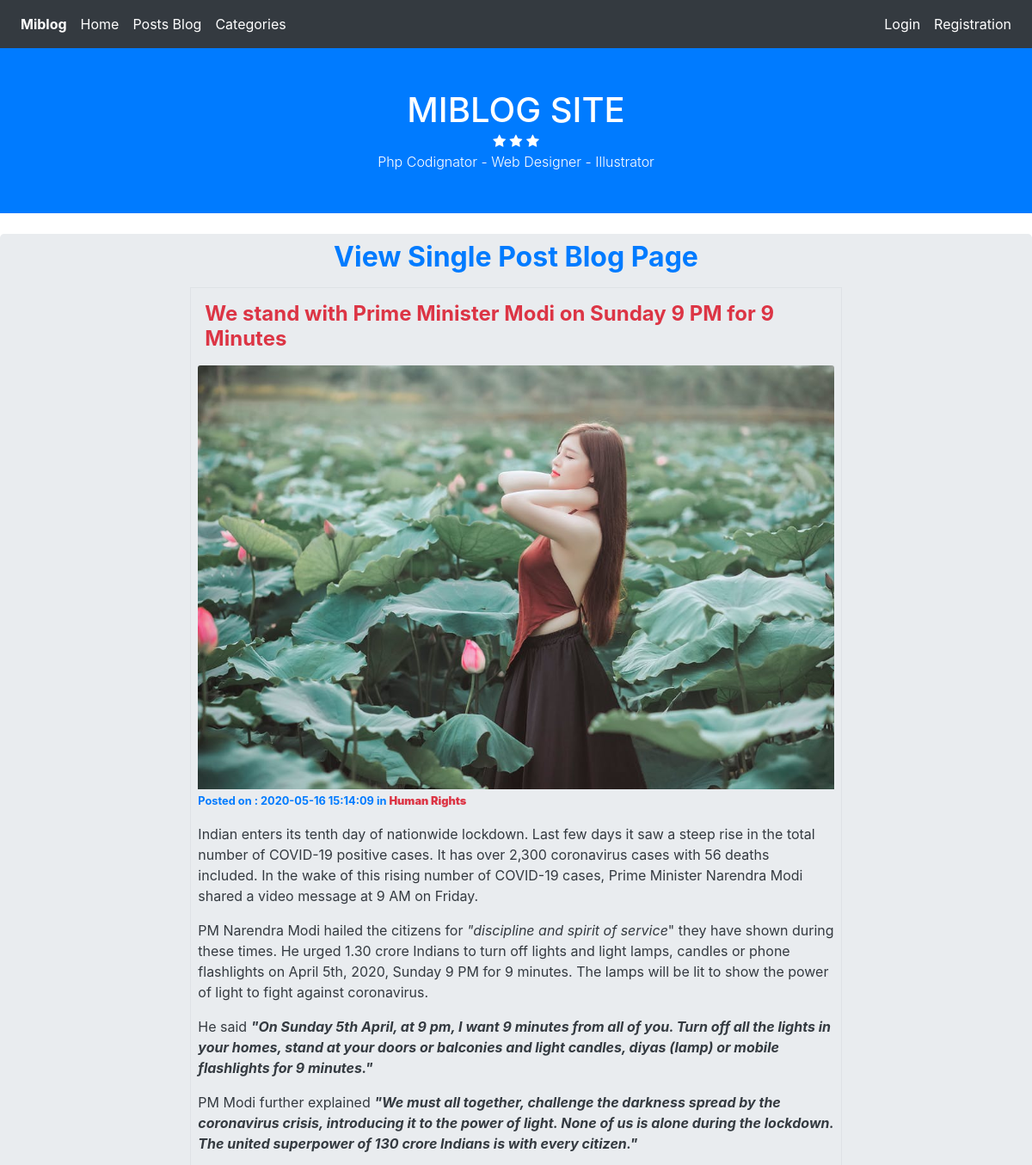
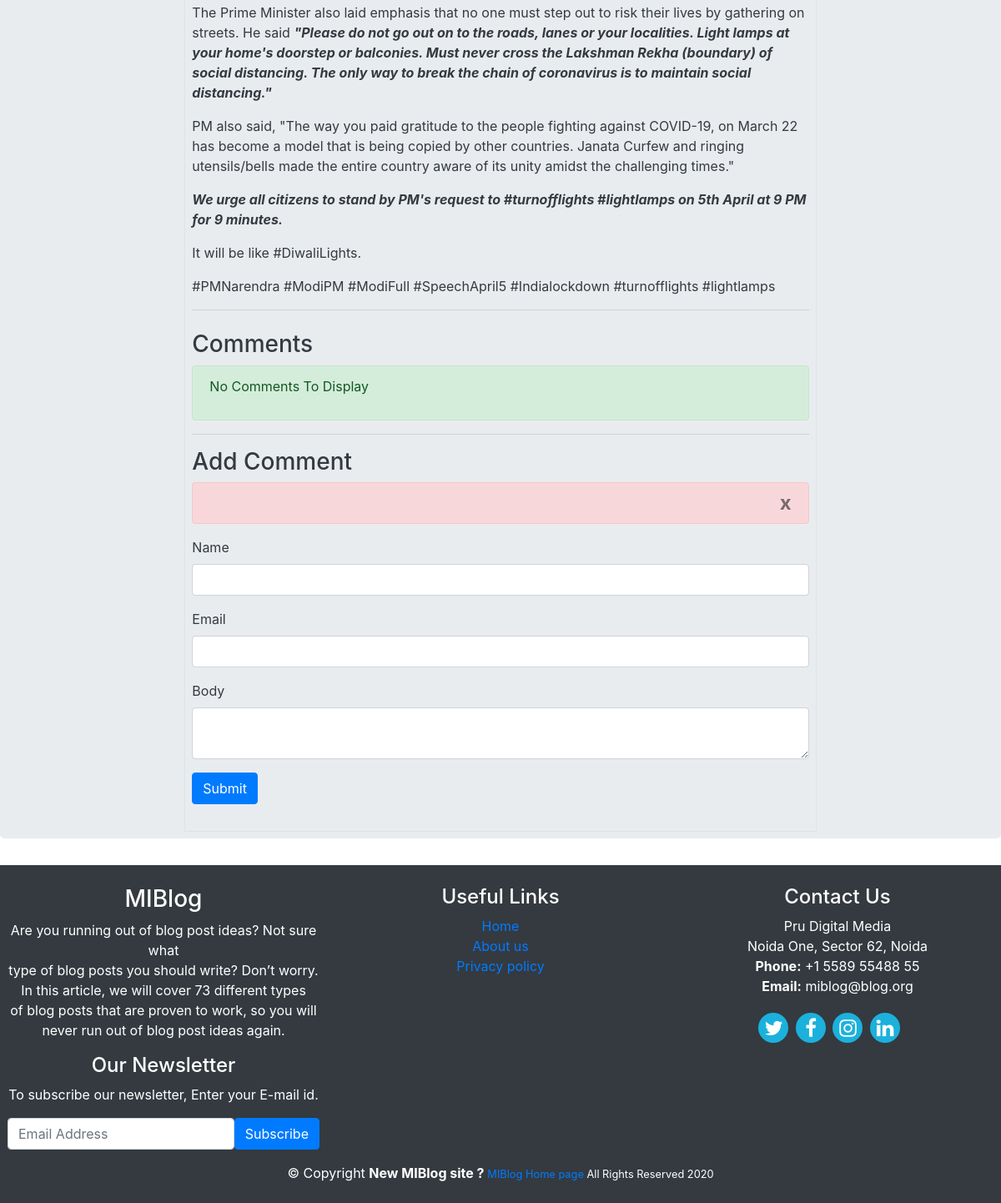
/posts/We-stand-with-Prime-Minister-Modi-on-Sunday-9-PM-for-9-Minutes, run on the app's committed database (2 pictures, top to bottom).
### tables this page shows
CREATE TABLE `posts` (
  `id` int(11) NOT NULL,
  `category_id` int(11) NOT NULL,
  `user_id` int(11) NOT NULL,
  `title` varchar(255) NOT NULL,
  `slug` varchar(255) NOT NULL,
  `body` text NOT NULL,
  `post_image` varchar(255) NOT NULL,
  `created_at` timestamp NOT NULL DEFAULT current_timestamp()
);

CREATE TABLE `categories` (
  `category_id` int(11) NOT NULL,
  `user_id` int(11) NOT NULL,
  `category_name` varchar(255) NOT NULL,
  `created_at` timestamp NOT NULL DEFAULT current_timestamp()
);

### application/controllers/Posts.php (called while the page is built, shortened)
<?php
	class Posts extends CI_Controller{
		public function view($slug = NULL){
			$data['post'] = $this->Post_model->get_posts($slug);
			$post_id = $data['post']['id'];
			$data['comments']= $this->Comment_model->get_comments($post_id);
			$data['categories'] = $this->Post_model->get_posts($slug);
			$data['title'] = $data['post']['title'];
			$this->load->view('templates/header');
			$this->load->view('posts/view' , $data);
			$this->load->view('templates/footer');
		}
	}
?>

### index.php (called while the page is built, shortened)
<?php
require_once BASEPATH.'core/CodeIgniter.php';

### application/models/Post_model.php (called while the page is built, shortened)
<?php
	class Post_model extends CI_Model{
		public function get_posts($slug = FALSE, $limit = FALSE, $offset = FALSE){
			$this->db->order_by('posts.id','DESC');
			$this->db->join('categories','categories.category_id = posts.category_id');
			$query = $this->db->get_where('posts',array('slug' => $slug));
			return $query->row_array();
		}
	}
?>

### application/views/posts/view.php (the view, shortened to what this page needs)
<section class="jumbotron py-2">
   <h2 class="text-center pb-2 text-primary font-weight-bold">View Single Post Blog Page</h2>
   <div class="container col-md-8 text-dark border p-2 m-auto">
		<h4 class="text-danger p-2 font-weight-bold"> <?php echo $post['title']; ?> </h2>
		<img class="card-img-top" src="<?php echo base_url(); ?>assets/images/posts/<?php echo $post['post_image']; ?>"
			alt="post_image">
		<small class="text-primary font-weight-bold m-auto"> Posted on : <?php echo $post['created_at']; ?>
		in <strong class="text-danger"><?php echo $categories['category_name']; ?></strong>
		</small>
		<p><?php echo $post['body']; ?></p>
		<hr>
		<div class="pb-4 mt-4">
			<h3>Comments</h3>
			<div class="alert alert-success">
				<?php if($comments) : ?>
					<?php foreach($comments as $comment) : ?>
						<div class="well">
							<h6><?php echo $comment['body']; ?> [by <strong><?php echo $comment['name']; ?></strong>]</h6>
						</div>
					<?php endforeach; ?>
				<?php else : ?>
					<p>No Comments To Display</p>
				<?php endif; ?>
			</div>
			<hr>
			<h3> Add Comment </h3>
			<div class="alert alert-danger" role="alert">
		  		<span class="p-2 m-auto">
		  		 	<button type="button" class="close" data-dismiss="alert">x</button>
		  		</span>
			</div>
			<?php echo form_open('comments/create/'.$post['id']); ?>
			  <div class="form-group">
				<label>Name</label>
				<input type="text" class="form-control" name="name">
			  </div>
			  <div class="form-group">
				<label>Email</label>
				<input type="email" class="form-control" name="email">
			  </div>
			  <div class="form-group">
				<label>Body</label>
				<textarea class="form-control" name="body" placeholder="Add Body"> </textarea>
			  </div>
			  <button type="submit" class="btn btn-primary">Submit</button>
		  </form>
		</div>
   </div>
</section>

### assets/css/style.css (style rules this page uses)
p { position: relative ; }

### data on the page
posts: title "We stand with Prime Minister Modi on Sunday 9 PM for 9 Minutes", post_image (picture), category.created_at "2020-05-16 15:14:09", category.category_name "Human Rights", body "Indian enters its tenth day of nationwide lockdown. Last few days it saw a steep rise in the total number of COVID-19 positive cases. It has over 2,300 coronavirus cases with 56 deaths included. In the wake of this rising number of COVID-19 cases, Prime Minister Narendra Modi shared a video message at 9 AM on Friday. PM Narendra Modi hailed the citizens for \"discipline and spirit of service \" they have shown during these times. He urged 1.30 crore Indians to turn off lights and light lamps, candles or phone flashlights on April 5th, 2020, Sunday 9 PM for 9 minutes. The lamps will be lit to show the power of light to fight against coronavirus. He said \"On Sunday 5th April, at 9 pm, I want 9…"
